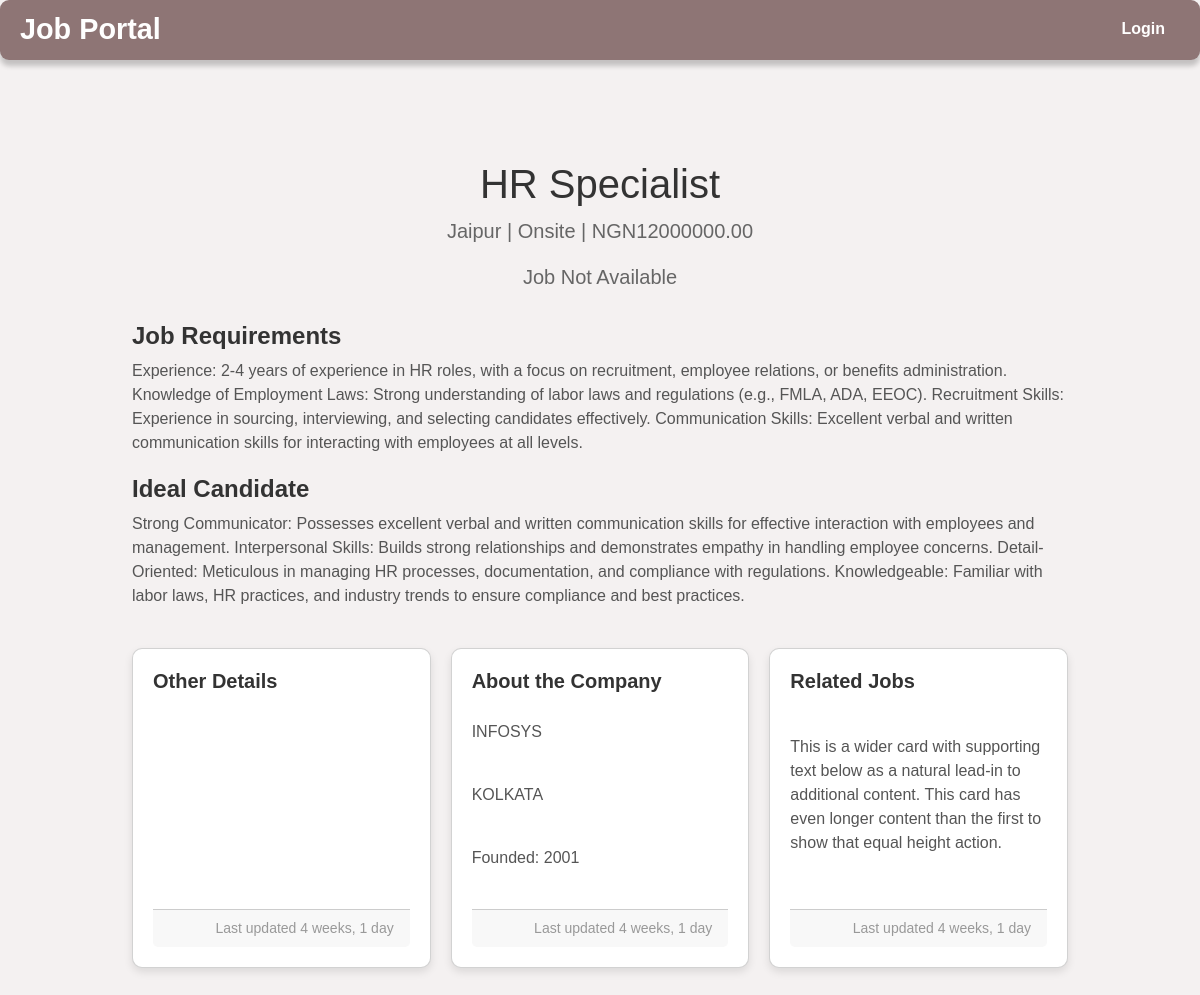
The page /job/9/ on the database as committed earlier.
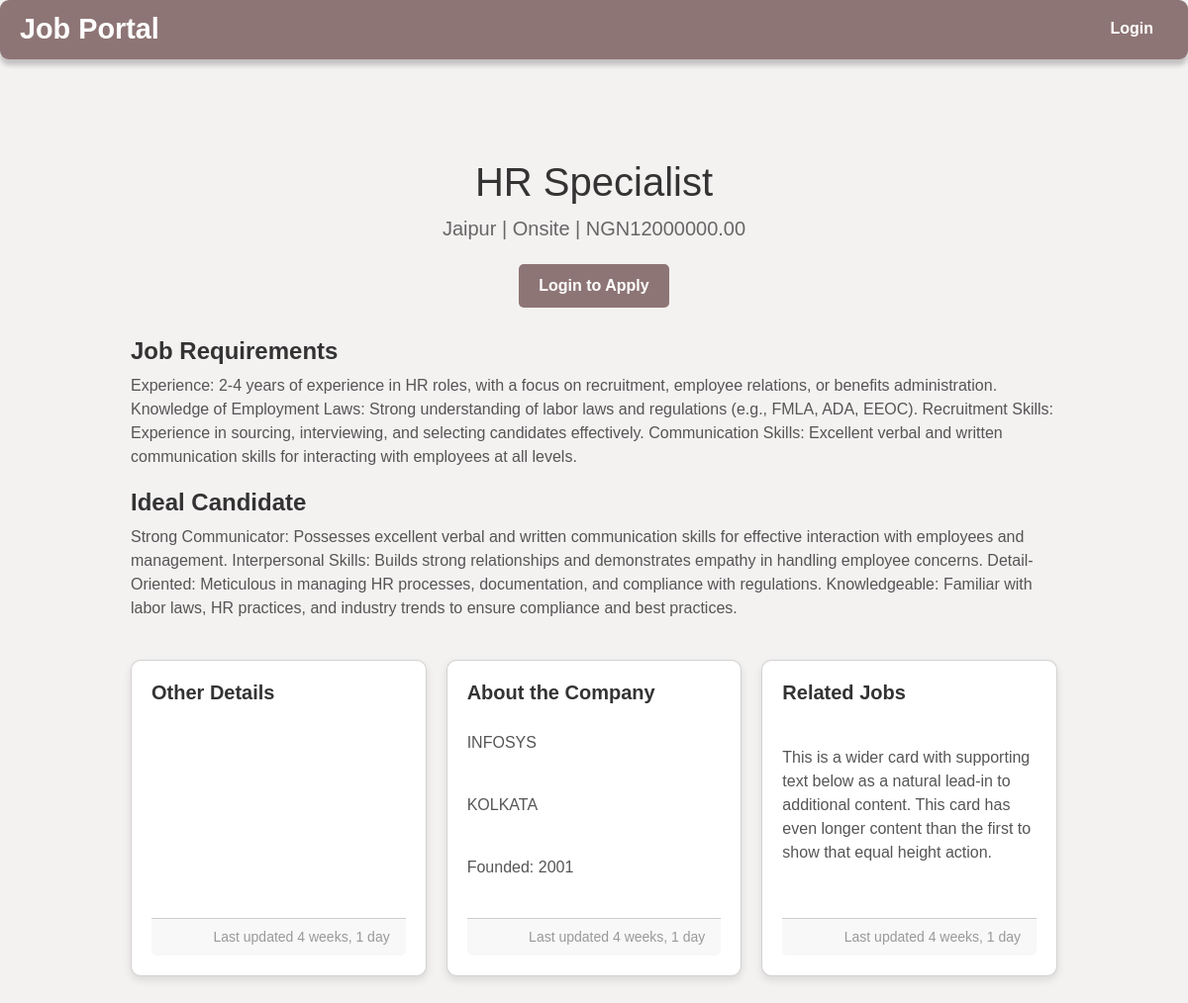
The same page on the database as committed later.
### job_app/views.py (the view, shortened to what this page needs)
# urls.py: path('job/<int:job_id>/', views.job_detail, name='job_detail'),
def job_detail(request, job_id):
    job = get_object_or_404(Job, id=job_id)
    applicant_id = request.session.get('applicant_id')
    applicant_username = None
    recruiter_username = None
    has_resume = False
    is_applicant = False  # Flag to indicate if the user is an applicant
    if request.user.is_authenticated and not applicant_id:
        recruiter_username = request.user.username
    return render(request, 'ViewDetails.html', {
        'job': job,
        'applicant_username': applicant_username,
        'recruiter_username': recruiter_username,
        'has_resume': has_resume,
        'is_applicant': is_applicant,  # Pass the flag to the template
        'request': request
    })

### job_app/templates/ViewDetails.html (shortened to what this page needs)
<!DOCTYPE html>
<html lang="en">
<head>
    <link rel="stylesheet" href="https://cdnjs.cloudflare.com/ajax/libs/font-awesome/6.0.0-beta3/css/all.min.css">
    <link href="https://cdn.jsdelivr.net/npm/bootstrap@5.3.0-alpha1/dist/css/bootstrap.min.css" rel="stylesheet">
</head>
<body>
<header>
    <div class="logo"><a href="{% url 'home' %}">Job Portal</a></div>
    <ul>
       {% if applicant_username %}
    <li><a id="aboutus" href="#about">About Us</a></li>
    <li><a id="product" href="{% url 'resume' %}">Resume/CV</a></li>
    <li class="user-info" id="user-info" onclick="toggleLogout()">
        Applicant: {{ applicant_username }} <i class="fas fa-sign-out-alt logout-icon"></i>
    </li>
    <li id="logout" style="display: none; color: black">
        <a id="login" href="{% url 'logout' %}">Logout</a>
    </li>
{% else %}
    <li><a id="login" href="{% url 'login' %}">Login</a></li>
{% endif %}
    </ul>
</header>
<div class="container">
     <div class="job-header">
        <h1>{{ job.title }}</h1>
        <p>{{ job.location }} | {{ job.job_type }} | NGN{{ job.salary }}</p>
        {% if job.availability %}
            {% if is_applicant %}
                <button class="apply-btn"><a href="{% url 'apply_for_job' job.id %}">Apply for this Job</a></button>
            {% elif recruiter_username %}
                <p>.........</p>
            {% else %}
                <button class="apply-btn"><a href="{% url 'applicant_login' %}">Login to Apply</a></button>
            {% endif %}
        {% else %}
            <p class="job-not-available">Job Not Available</p>
        {% endif %}
    </div>
    <div class="job-details">
        <div class="section">
            <h3>Job Requirements</h3>
            <p>{{ job.requirements }}</p>
        </div>
        <div class="section">
            <h3>Ideal Candidate</h3>
            <p>{{ job.ideal_candidate }}</p>
        </div>
    </div>
    <div class="cards-container">
        <div class="card">
            <h5>Other Details</h5>
            <div class="card-footer">Last updated {{ job.created_at|timesince }}</div>
        </div>
        <div class="card">
            <h5>About the Company</h5>
            <p>INFOSYS</p>
            <p>KOLKATA</p>
            <p>Founded: 2001</p>
            <div class="card-footer">Last updated {{ job.created_at|timesince }}</div>
        </div>
        <div class="card">
            <h5>Related Jobs</h5>
            <p>This is a wider card with supporting text below as a natural lead-in to additional content. This card has even longer content than the first to show that equal height action.</p>
            <div class="card-footer">Last updated {{ job.created_at|timesince }}</div>
        </div>
    </div>
</div>
</body>
</html>

Rows that differ between the two databases and show on the page:
changed Job "HR Specialist": availability False → True (drawn)
Other text that changed with them:
text no longer shown: "Job Not Available"
text now shown: "Login to Apply"
